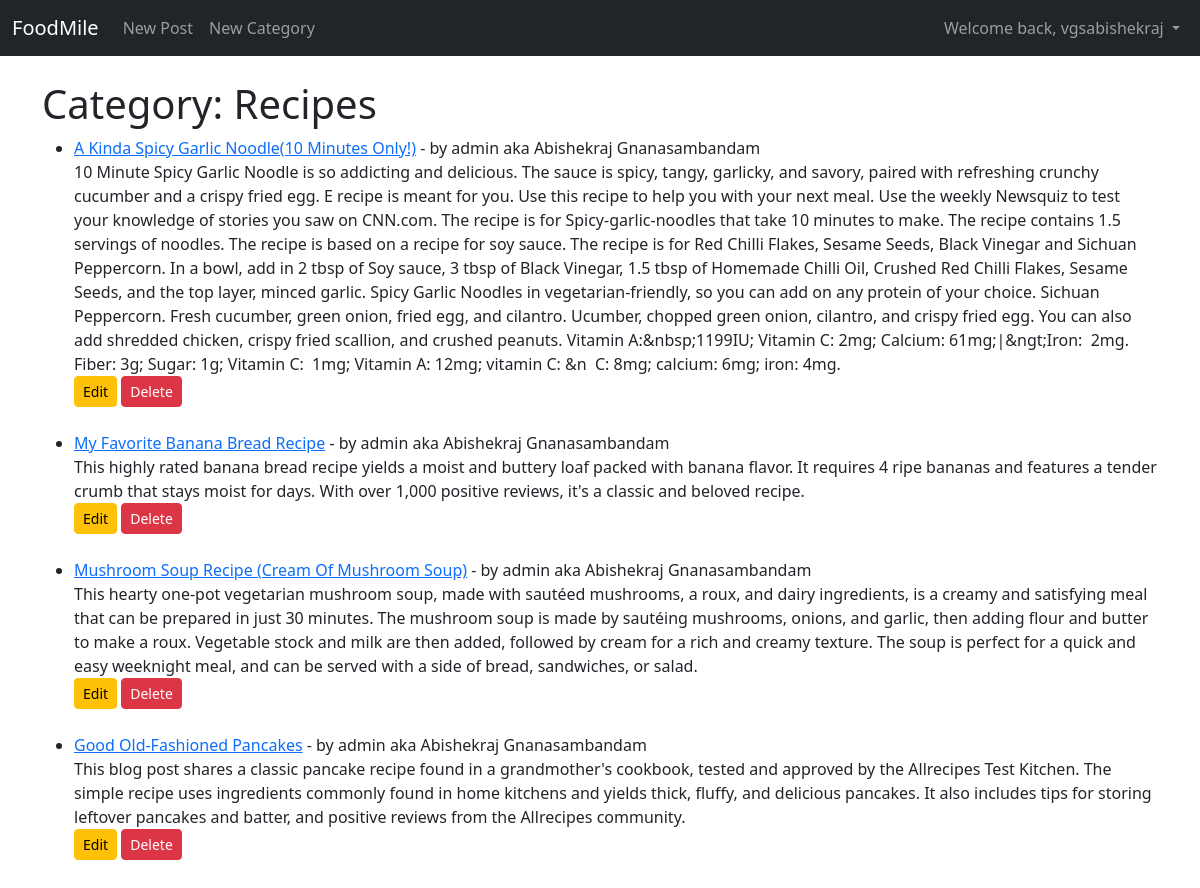
Page /category/recipes/ (signed in) on the committed database.
### foodmileblog/models.py (models this page shows, shortened)
class Post(models.Model):
    title = models.CharField(max_length=255)
    header_image = models.ImageField(null=True, blank=True, upload_to="images/")
    last_updated = models.DateTimeField(default=now, blank=True)
    last_updated_short = models.DateField(default=now, blank=True)
    author = models.ForeignKey(User, on_delete=models.CASCADE) # if user is deleted, we also "cascade" delete all posts of that user, default 1 is admin
    body = RichTextField(blank=True, null=True)
    category = models.CharField(max_length=255, default="miscellaneous")
    likes = models.ManyToManyField(User, related_name='blog_posts')
    summary = models.CharField(max_length=255, default="Summary not available.") # down the line we can use AI to summarise post content
    author_full_name = models.CharField(max_length=100)

### foodmileblog/views.py (the view)
# urls.py: path('category/<str:ctg>/', CategoryView, name="category"),
def CategoryView(request, ctg):
    posts_of_category = Post.objects.filter(category=ctg.replace('-', ' '))
    return render(request, 'categories.html', {'ctg':ctg.title().replace('-', ' '), 'posts_of_category':posts_of_category})

### foodmileblog/templates/categories.html
{% extends 'base.html' %}
{% block content %}
{% if posts_of_category %}
<h1> Category: {{ ctg }}  </h1>
<ul>
{% for post in posts_of_category %}
    <li><a href="{% url 'article-detail' post.pk %}">{{ post.title }}</a> - by {{ post.author }}
        aka {{ post.author.first_name }} {{ post.author.last_name}} <br/>
        {{ post.summary }}
        <br/>
        {% if user.is_authenticated %}
            <a class="btn btn-warning btn-sm" href="{% url 'update-post' post.pk %}">Edit</a>
            <a class="btn btn-danger btn-sm" href="{% url 'delete-post' post.pk %}">Delete</a>
        {% endif %}
        <br/><br/>
    </li>
{% endfor %}
</ul>
{% else %}
    <h3> 404 Oops!! this page does not exist. </h3>
{% endif %}
{% endblock %}

### foodmileblog/templates/base.html (shortened to what this page needs)
<!doctype html>
<html lang="en">
  <head>
    <link href="https://cdn.jsdelivr.net/npm/bootstrap@5.3.3/dist/css/bootstrap.min.css" rel="stylesheet">
  </head>
  <body>
    <nav class="navbar navbar-expand-lg navbar-dark bg-dark">
      <div class="container-fluid">
        <a class="navbar-brand" href="{% url 'home' %}">FoodMile</a>
        <div class="collapse navbar-collapse" id="navbarSupportedContent">
          <ul class="navbar-nav me-auto mb-2 mb-lg-0">
                {% if user.is_authenticated %}
                  <li class="nav-item">
                    <a class="nav-link" href="{% url 'new-post' %}">New Post</a>
                  </li>
                  <li class="nav-item">
                    <a class="nav-link" href="{% url 'new-category' %}">New Category</a>
                  </li>
                {% endif %}
          </ul>
            <ul class="navbar-nav ms-auto mb-2 mb-lg-0">
                {% if user.is_authenticated %}
                  <li class="nav-item dropdown">
                    <a class="nav-link dropdown-toggle" href="#" id="navbarDropdown" role="button" data-bs-toggle="dropdown" aria-expanded="false">
                      Welcome back, {{ user.username }}
                    </a>
                  </li>
                {% endif %}
              </ul>
        </div>
      </div>
    </nav>
    <br/>
    <div class="container">
    {% block content %}
    {% endblock %}
    </div>
  </body>
</html>

### rows in the picture
Post: title "A Kinda Spicy Garlic Noodle(10 Minutes Only!)", author "admin", author.first_name "Abishekraj", author.last_name "Gnanasambandam", summary "10 Minute Spicy Garlic Noodle is so addicting and delicious. The sauce is spicy, tangy, garlicky, and savory, paired with refreshing crunchy cucumber and a crispy fried egg. E recipe is meant for you. Use this recipe to help you with your next meal. Use the weekly Newsquiz to test your knowledge of stories you saw on CNN.com. The recipe is for Spicy-garlic-noodles that take 10 minutes to make. The recipe contains 1.5 servings of noodles. The recipe is based on a recipe for soy sauce. The recipe is for Red Chilli Flakes, Sesame Seeds, Black Vinegar and Sichuan Peppercorn. In a bowl, add in 2 tbsp of Soy sauce, 3 tbsp of Black Vinegar, 1.5 tbsp of Homemade Chilli Oil, Crushed Red Chilli…"
Post: title "My Favorite Banana Bread Recipe", author "admin", author.first_name "Abishekraj", author.last_name "Gnanasambandam", summary "This highly rated banana bread recipe yields a moist and buttery loaf packed with banana flavor. It requires 4 ripe bananas and features a tender crumb that stays moist for days. With over 1,000 positive reviews, it's a classic and beloved recipe."
Post: title "Mushroom Soup Recipe (Cream Of Mushroom Soup)", author "admin", author.first_name "Abishekraj", author.last_name "Gnanasambandam", summary "This hearty one-pot vegetarian mushroom soup, made with sautéed mushrooms, a roux, and dairy ingredients, is a creamy and satisfying meal that can be prepared in just 30 minutes. The mushroom soup is made by sautéing mushrooms, onions, and garlic, then adding flour and butter to make a roux. Vegetable stock and milk are then added, followed by cream for a rich and creamy texture. The soup is perfect for a quick and easy weeknight meal, and can be served with a side of bread, sandwiches, or salad."
Post: title "Good Old-Fashioned Pancakes", author "admin", author.first_name "Abishekraj", author.last_name "Gnanasambandam", summary "This blog post shares a classic pancake recipe found in a grandmother's cookbook, tested and approved by the Allrecipes Test Kitchen. The simple recipe uses ingredients commonly found in home kitchens and yields thick, fluffy, and delicious pancakes. It also includes tips for storing leftover pancakes and batter, and positive reviews from the Allrecipes community."

### other values in the picture
{{ user.username }} "vgsabishekraj"
{{ ctg }} "Recipes"
